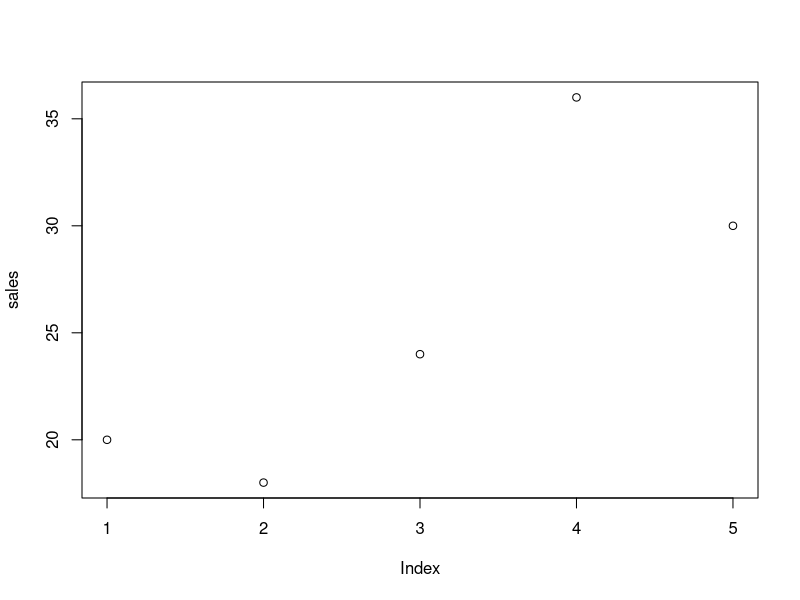
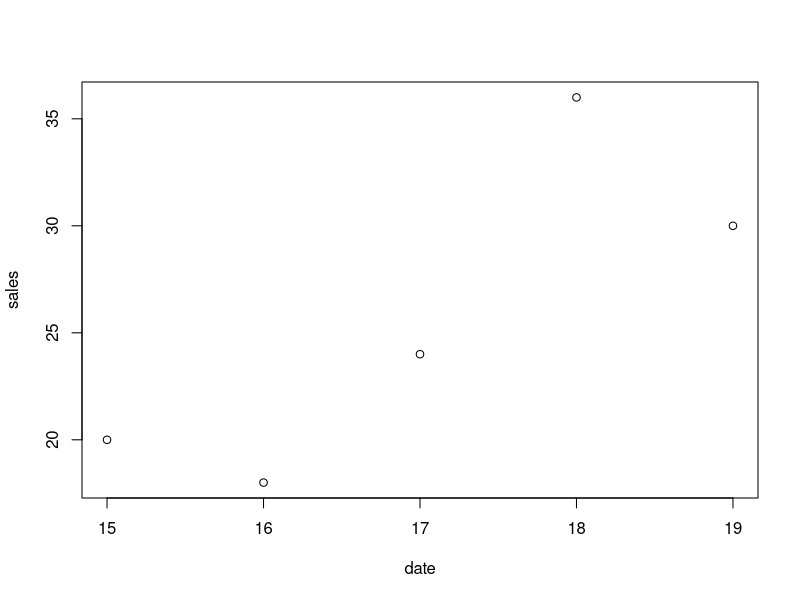
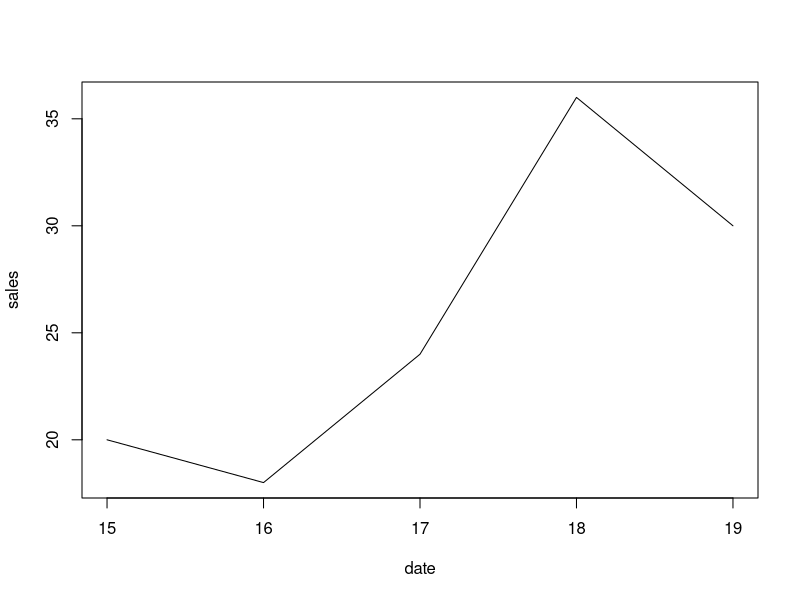
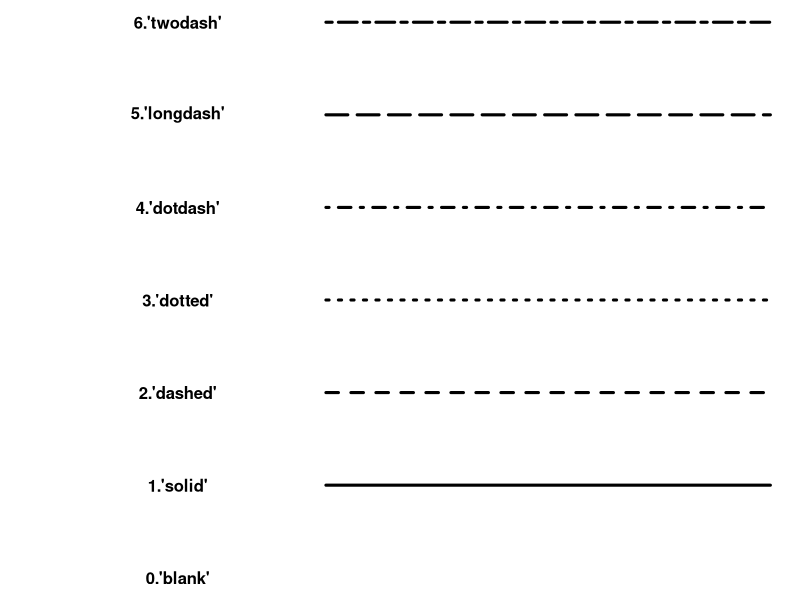
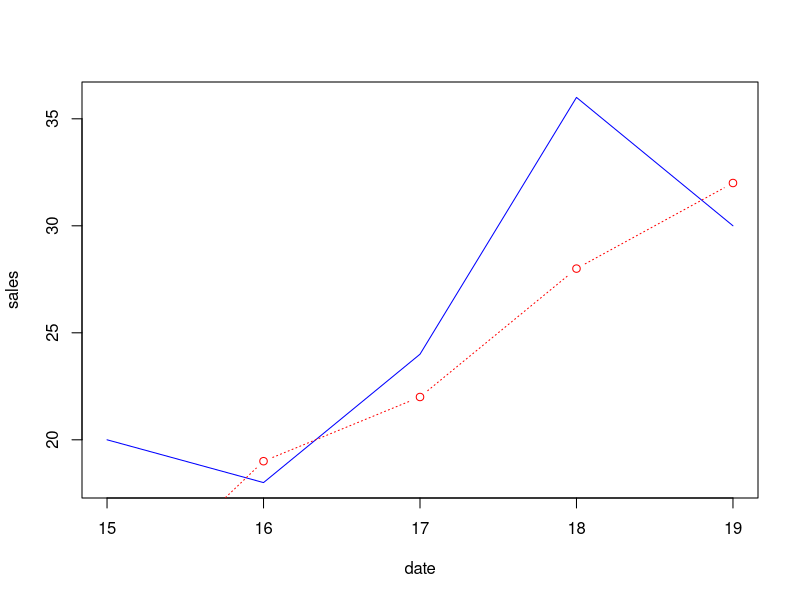
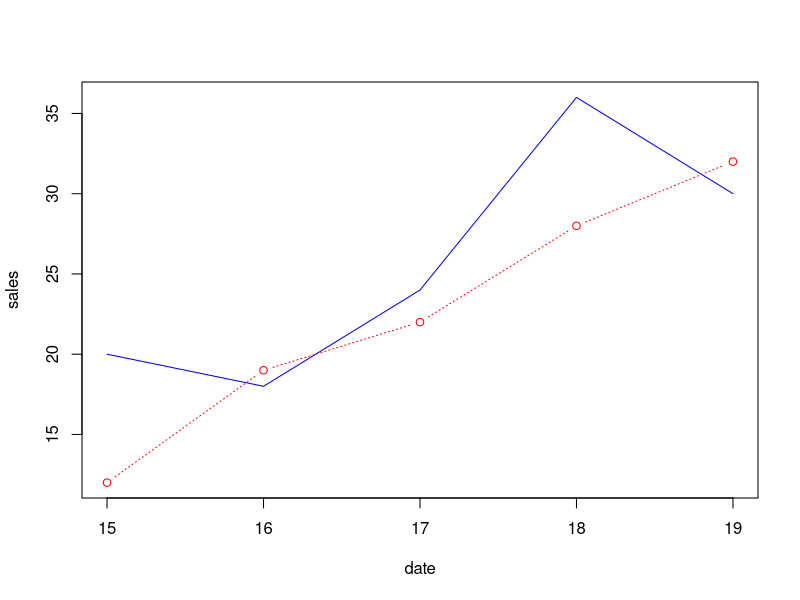
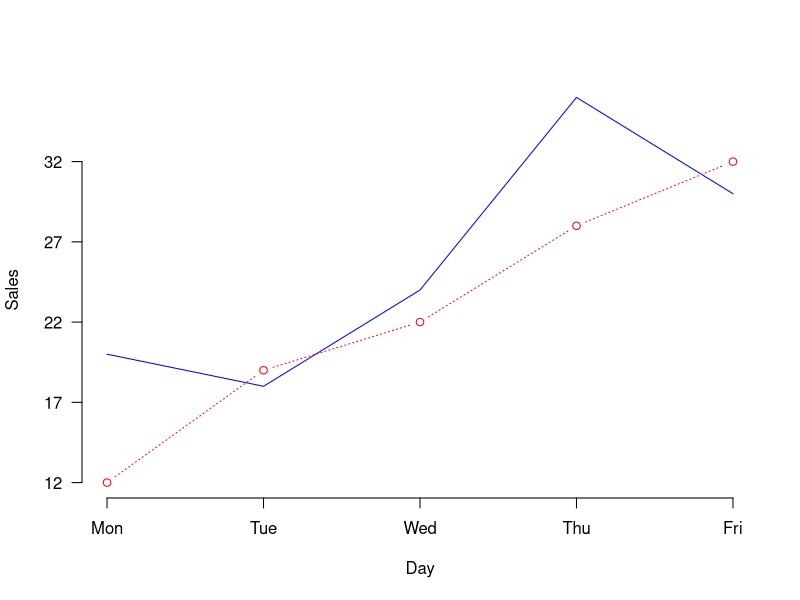
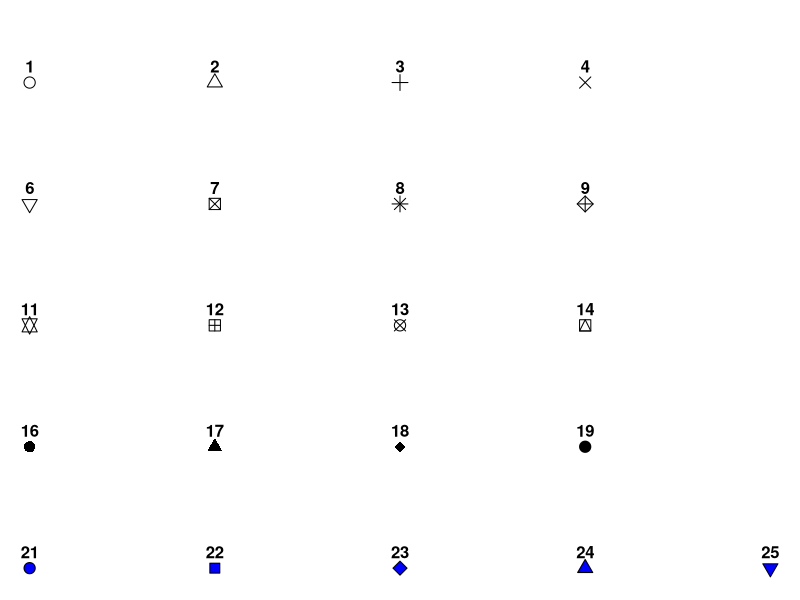

Reproduce these figures in R, in order.
## ---- chunk 1
p.types <- data.frame(Symbol = c("p", "l", "b", "c", "o", "s", "h", "n"),
                      Description=c("Points", "Lines", "Both", "The lines part alone of b", 
                      "Both overplotted", "Steps", "Histogram like (vertical lines)", "No plotting"))

knitr::kable(p.types, caption = 'Plot types.')
## ---- chunk 2
sales <- c(20, 18, 24, 36, 30)
date <- c(15, 16, 17, 18, 19)
# left
plot(sales)
# middle
plot(date, sales)
# right
plot(date, sales, type="l")
## ---- chunk 3
# adapted form http://www.sthda.com/english/wiki/line-types-in-r-lty
generateRLineTypes<-function(){
  oldPar<-par()
  par(font=2, mar=c(0,0,0,0))
  plot(1, pch="", ylim=c(0,3), xlim=c(0,0.5),  axes=FALSE,xlab="", ylab="")
  for(i in 0:6) lines(c(0.2,0.5), c(i/2,i/2), lty=i, lwd=3)
  text(rep(0.1,6), (0:6)/2, labels=c("0.'blank'", "1.'solid'", "2.'dashed'", "3.'dotted'",
                                 "4.'dotdash'", "5.'longdash'", "6.'twodash'"))
  par(mar=oldPar$mar,font=oldPar$font )
}
generateRLineTypes()
## ---- chunk 4
sales2 <- c(12, 19, 22, 28, 32) 
# left
plot(date, sales, type="l", col="blue")
lines(date, sales2, type="b", col="red", lty=3)
# middle
s.range <- c(min(sales,sales2),max(sales,sales2))
plot(date, sales, type="l", col="blue", ylim=s.range)
lines(date, sales2, type="b", col="red", lty=3)
# right
plot(date, sales, type="l", col="blue",
     ylim=s.range,
     axes= FALSE, 
     xlab = "Day",
     ylab= "Sales")
lines(date, sales2, type="b", col="red", lty=3)
axis(1, at=date, lab=c("Mon","Tue","Wed","Thu","Fri"))
axis(2, las=1, at=seq(min(s.range),max(s.range),5)) 
## ---- chunk 5
# adapted from http://www.sthda.com/english/wiki/r-plot-pch-symbols-the-different-point-shapes-available-in-r
generateRPointShapes<-function(){
  oldPar<-par()
  par(font=2, mar=c(0.5,0,0,0))
  y=rev(c(rep(1,6),rep(2,5), rep(3,5), rep(4,5), rep(5,5)))
  x=c(rep(1:5,5),6)/2
  plot(x, y, pch = 0:25, cex=1.5, ylim=c(1,5.5), xlim=c(1,3), 
       axes=FALSE, xlab="", ylab="", bg="blue")
  text(x, y, labels=0:25, pos=3)
  par(mar=oldPar$mar,font=oldPar$font )
}
generateRPointShapes()
## ---- chunk 6
plot(date, sales, type="l", col="blue", ylim=s.range,
      axes= FALSE, xlab = "Day", ylab= "Sales")
lines(date, sales2, type="b", col="red", lty=3)
axis(1, at=date, lab=c("Mon","Tue","Wed","Thu","Fri"))
axis(2, las=1, at=seq(min(s.range),max(s.range),5)) 
legend(date[1], s.range[2], c("Tom","Mark"), cex=1, 
   col=c("blue","red"), pch=c(NA,1), lty=c(1,3), bty="n")
title(main="Week Sales", col.main="black", font.main=2)
## ---- chunk 7
barplot(sales,
        main="Week Sales - Tom",
        names.arg=c("Mon","Tue","Wed","Thu","Fri"),
        border="lightblue",
        col = "blue")
barplot(sales,
        main="Week Sales - Mark",
        names.arg=c("Mon","Tue","Wed","Thu","Fri"),
        border="red",
        col = "red",
        horiz = TRUE)

barplot(matrix(c(sales, sales2), ncol=5, byrow = TRUE),
        beside = TRUE,
        names.arg=c("Mon","Tue","Wed","Thu","Fri"),
        col=c("blue", "red"),
        density = 30, 
        main="Week Sales")


## ---- chunk 8
hist(c(sales, sales2))

brks <- seq(min(s.range), max(s.range)+3, 5)
hist(c(sales, sales2),
    col=rev(heat.colors(length(brks))),
    breaks=brks,
    main="Histogram of Week Sales",
    las=1, cex.axis=0.8,
    freq=TRUE,
    xlab="Sales")

